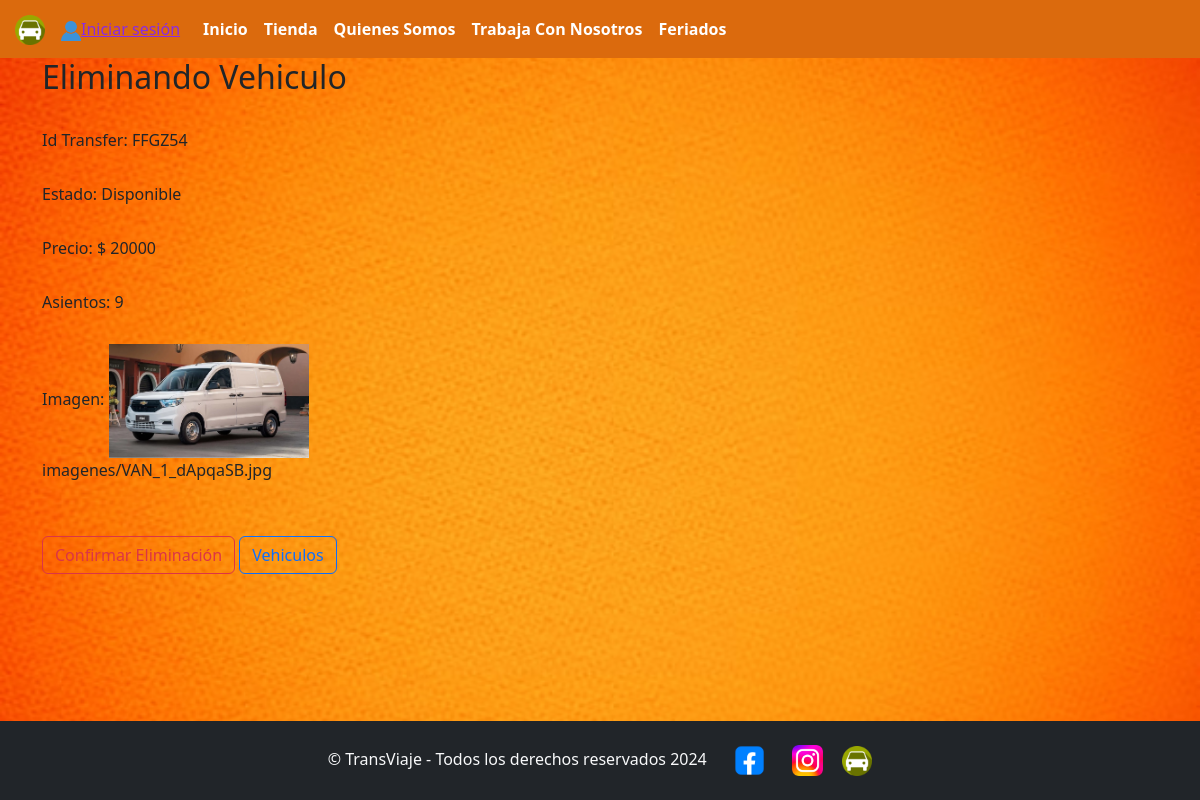
Page /inicio/eliminar/FFGZ54/ on the committed database.
### biblioteca/models.py (models this page shows, shortened)
class Galon(models.Model):
    idGalon = models.CharField(primary_key=True, max_length=10, verbose_name='IdGalon')
    kg=models.IntegerField(blank=True, null=True, verbose_name="kg")
    marca = models.ForeignKey ('marca', on_delete=models.CASCADE, verbose_name='marca')
    cantidad=models.IntegerField(blank=True, null=True, verbose_name="Cantidad")
    imagen = models.ImageField(upload_to="imagenes", null=True, verbose_name='Imagen')
    precio=models.IntegerField(blank=True, null=True, verbose_name="Precio")

class Marca(models.Model):
    idMarca = models.IntegerField(primary_key=True, verbose_name='Id de Marca')
    nombreMarca =  models.CharField(max_length=50, verbose_name='Nombre de Marca')
    def __str__(self):
        return self.nombreMarca

### biblioteca/views.py (the view)
# urls.py: path('eliminar/<id>/', views.eliminar, name="eliminar"),
def eliminar(request, id):
    galon = get_object_or_404(Galon, idGalon=id)
    if request.method == 'POST':
        galon.delete()
        return redirect('productos')
    return render(request, 'eliminar.html', {'galon': galon})

### biblioteca/context_processor.py (called while the page is built, shortened)
def total_carrito(request):
    total = 0
    return {'total_carrito':int(total)}

### biblioteca/templates/eliminar.html (shortened to what this page needs)
{% load static %}
<!DOCTYPE html>
<html lang="en">
<head>
    <link rel="stylesheet" href="{% static 'css/misEstilos.css' %}">
    <link href="https://cdn.jsdelivr.net/npm/bootstrap@5.3.3/dist/css/bootstrap.min.css" rel="stylesheet">
</head>
<body>
  <nav class="navbar navbar-expand-sm navbar-light bg-light, menu">
      <a href="{% url 'inicio' %}" class="navbar-brand">
        <img src="{% static 'img/icono transfer.webp' %}" width="30px" height="30px" style="margin-left: 15px;">
      </a>
      <div class="collapse navbar-collapse" id="opciones">
        <div>
          {% if user.is_authenticated %}
                  <a href="#" style="color:blueviolet; font-size: 12px; justify-content: right;">Bienvenid@ {{user.username}}</a>
                  <a href="{% url 'cerrar' %}" id="userBookStop">
                      <img src="{% static 'img/user-vector-icon.png' %}" alt="NO DATA FOUND" width="20px">Cerrar sesión
                  </a>
          {% else %}
              <a href="{% url 'login' %}" id="userBookSto" style="color:blueviolet; text-align:  right;">
                  <img src="{% static 'img/user-vector-icon.png' %}" alt="NO DATA FOUND" width="20px">Iniciar sesión
              </a>
          {% endif %}
      </div>
      <div class="collapse navbar-collapse" id="opciones">
        <ul class="navbar-nav" style="margin-left: 15px;">
          <li class="nav-item">
            <a class="nav-link" href="{% url 'inicio' %}">Inicio</a>
          </li>
          <li class="nav-item">
            <a class="nav-link" href="{% url 'tienda' %}">Tienda</a>
          </li>
        <li class="nav-item">
          <a class="nav-link" href="{% url 'quienesSomos' %}">Quienes Somos</a>
        </li>
          <li class="nav-item">
            <a class="nav-link" href="{% url 'trabajaConNosotros' %}">Trabaja Con Nosotros</a>
          </li>
          <li class="nav-item">
            <a class="nav-link" href="{% url 'disponibilidad' %}">Feriados</a>
          </li>
        </ul>
      </div>
</nav>
  <main class="container">
      <h2>Eliminando Vehiculo</h2>
      <br>
      <form action="{% url 'eliminar' galon.idGalon %}" method="POST" enctype="multipart/form-data">
          <div class="form-group">
            <label for="Id Transfer">Id Transfer: </label>
              {{ galon.idGalon }}
          </div>
          <div class="form-group">
              <label for="marca">Estado: </label>
              {{ galon.marca }}
          </div>
          <div class="form-group">
              <label for="precio">Precio: $ </label>
              {{ galon.precio }}
          </div>
          <div class="form-group">
              <label for="cantidad">Asientos: </label>
              {{ galon.cantidad }}
          </div>
          <div class="form-group">
              <label for="imagen">Imagen: </label>
              <img src="{{ galon.imagen.url }}" width="200px"> <br>
              {{ galon.imagen }}
          </div>
          <br>
          <input type="submit" value="Confirmar Eliminación" name="elimina" class="btn btn-outline-danger">
          <a href="{% url 'productos' %}" class="btn btn-outline-primary">Vehiculos</a>
      </form>
  </main>
  <footer class="footer bg-dark text-light text-center py-3 fixed-bottom">
    <div class="container">
        <span> &copy; TransViaje - Todos los derechos reservados 2024</span>
        <a href="https://www.facebook.com/jano.gas.1/?locale=es_LA" class="RedesSociales">
          <img src="{% static 'img/feibukk.webp' %}" width="47px" height="47px" style="margin-left: 15px;">
        </a>
        <a href="https://www.instagram.com/jano_gas?igsh=MWUxNHcxMTV5c2h1ZQ%3D%3D" class="RedesSociales">
          <img src="{% static 'img/instagraaaam.png' %}" width="31px" height="31px" style="margin-left: 15px;">
        </a>
        <a href="index.html" class="RedesSociales">
          <img src="{% static 'img/icono transfer.webp' %}" width="30px" height="30px" style="margin-left: 15px;">
        </a>
    </div>
  </footer>
</body>
</html>

### biblioteca/static/css/misEstilos.css (style rules this page uses)
body { background-image: url("../img/Fondo\ naranjo.avif"); background-size: cover; }
.menu { background-color:rgb(219, 106, 13); }
.navbar-nav .nav-link { color: rgb(255, 255, 255); font-weight: bolder; }
.footer { max-width: 100%; padding: 20px 0; }
.RedesSociales { text-decoration: none; }
.form-group { margin-bottom: 30px; }

### rows in the picture
Galon: idGalon "FFGZ54", marca "Disponible", precio "20000", cantidad "9", imagen (picture), imagen "imagenes/VAN_1_dApqaSB.jpg"
